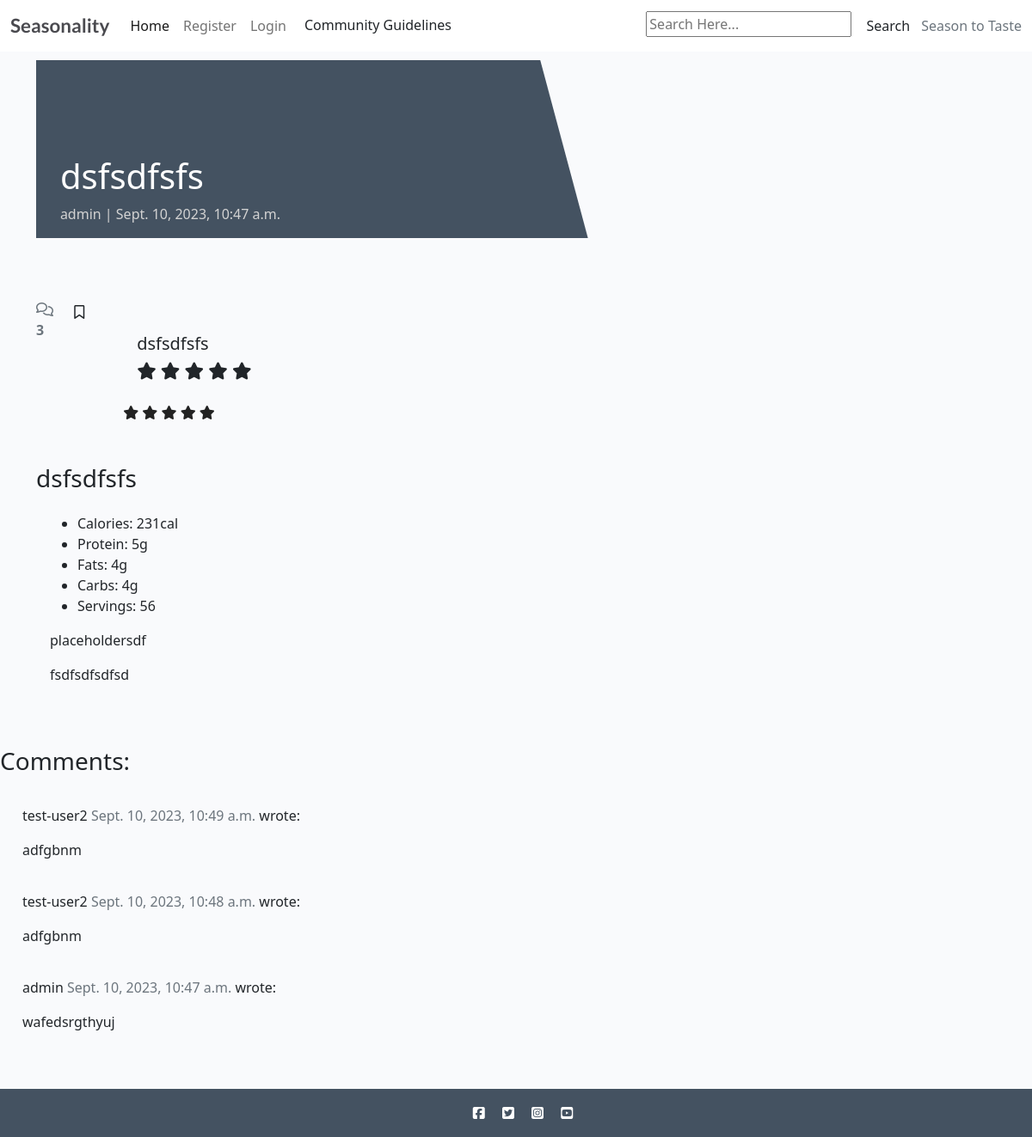
Screenshot of /dsfsdfsfs/ with the database file from the repository.
### recipebook/models.py (models this page shows, shortened)
class Recipe(models.Model):
    class NewManager(models.Manager):
        def get_queryset(self):
            return super().get_queryset() .filter()
    title = models.CharField(max_length=200, unique=True)
    slug = models.SlugField(max_length=200, unique=True)
    author = models.ForeignKey(
        User, on_delete=models.CASCADE, related_name="recipes"
    )
    diet = models.ForeignKey(
        Diet, on_delete=models.CASCADE, default=True, null=False)
    season = models.ForeignKey(
        Season, on_delete=models.CASCADE, default=True, null=False)
    featured_image = CloudinaryField('image', default='placeholder')
    updated_on = models.DateTimeField(auto_now=True)
    content = models.TextField()
    created_on = models.DateTimeField(auto_now_add=True)
    status = models.IntegerField(choices=STATUS, default=0)
    ingredients = models.TextField(default='placeholder')
    calories = models.IntegerField(default=0)
    fat = models.IntegerField(default=0)
    protein = models.IntegerField(default=0)
    carbs = models.IntegerField(default=0)
    servs = models.IntegerField(default=0)
    favourites = models.ManyToManyField(
        User, related_name='favourite', default=None, blank=True)
    objects = models.Manager()
    newmanager = NewManager()
    class Meta:
        ordering = ["-created_on"]
    def average_rating(self) -> float:
        return Rating.objects.filter(
            recipe=self).aggregate(Avg("rating"))["rating__avg"] or 0

class Comment(models.Model):
    recipe = models.ForeignKey(
        Recipe, on_delete=models.CASCADE, related_name="comments"
    )
    name = models.ForeignKey(
        User, on_delete=models.CASCADE, related_name="comments"
    )
    body = models.TextField()
    created_on = models.DateTimeField(auto_now_add=True)
    approved = models.BooleanField(default=True)
    class Meta:
        ordering = ["created_on"]

### recipebook/views.py (the view, shortened to what this page needs)
# urls.py: path('<slug:slug>/', views.RecipeDetail.as_view(), name='recipe_detail'),
class RecipeDetail(View):
    def get(self, request, slug, *args, **kwargs):
        queryset = Recipe.objects.filter(status=1)
        recipe = get_object_or_404(queryset, slug=slug)
        comments = recipe.comments.filter(
            approved=True).order_by("-created_on")
        fav = bool
        if recipe.favourites.filter(id=request.user.id).exists():
            fav = True
        return render(
            request,
            "recipe_detail.html",
            {
                "recipe": recipe,
                "comments": comments,
                "commented": False,
                "comment_form": CommentForm(),
                'fav': fav
            },
        )

### recipebook/forms.py
class CommentForm(forms.ModelForm):
    class Meta:
        model = Comment
        fields = ('body',)

### templates/recipe_detail.html (shortened to what this page needs)
{% extends "base/base.html" %}
{% block content %}
{% load crispy_forms_tags %}
<div class="masthead">
    <div class="container">
        <div class="row g-0">
            <div class="col-md-6 masthead-text">
                <h1 class="recipe-title">{{ recipe.title }}</h1>
                <p class="recipe-subtitle">{{ recipe.author }} | {{ recipe.created_on }}</p>
            </div>
            <div class="d-none d-md-block col-md-6 masthead-image">
            </div>
        </div>
    </div>
</div>
<div class="container">
    <div class="row">
        <div class="d-flex">
            <div class="pt-2">
                {% with comments.count as total_comments %}
                <strong class="text-secondary"><i class="far fa-comments"></i>
                    {{ total_comments }}
                </strong>
                {% endwith %}
            </div>
            <div class="ml-auto pt-1">
                {% if user.is_authenticated %}
                {% if fav %}
                <a href="{% url 'favourite_add' recipe.id %}" class="btn"><i class="fa-solid fa-bookmark"></i></a>
                <strong class="text-secondary">
                </strong>
                {% else %}
                <a href="{% url 'favourite_add' recipe.id %}" class="btn"><i class="far fa-bookmark"></i></a>
                <strong class="text-secondary">
                </strong>
                {% endif %}
                {% else %}
                <a href="{% url 'account_signup' %}" class="btn"><i class="far fa-bookmark"></i></a>
                {% endif %}
            </div>
            <div class="container" style="padding: 2em">
                <div class="card" style="width: 30rem;">
                    <div class="card-body">
                        <h5 class="card-title">{{ recipe.title }}</h5>
                        <h5 class="card-title">
                            <span class="fa fa-star {% if recipe.average_rating > 0 %} checked {% endif %}"></span>
                            <span class="fa fa-star {% if recipe.average_rating > 1 %} checked {% endif %}"></span>
                            <span class="fa fa-star {% if recipe.average_rating > 2 %} checked {% endif %}"></span>
                            <span class="fa fa-star {% if recipe.average_rating > 3 %} checked {% endif %}"></span>
                            <span class="fa fa-star {% if recipe.average_rating > 4 %} checked {% endif %}"></span>
                        </h5>
                    </div>
                    <span class="rating-list">
                        <i onclick="rate(1, {{ recipe.id }})"
                            class="fa fa-star {% if userRating >= 1 %}checked{% endif %}"></i>
                        <i onclick="rate(2, {{ recipe.id }})"
                            class="fa fa-star {% if userRating >= 2 %}checked{% endif %}"></i>
                        <i onclick="rate(3, {{ recipe.id }})"
                            class="fa fa-star {% if userRating >= 3 %}checked{% endif %}"></i>
                        <i onclick="rate(4, {{ recipe.id }})"
                            class="fa fa-star {% if userRating >= 4 %}checked{% endif %}"></i>
                        <i onclick="rate(5, {{ recipe.id }})"
                            class="fa fa-star {% if userRating >= 5 %}checked{% endif %}"></i>
                    </span>
                </div>
            </div>
        </div>
    </div>
</div>
<div class="container">
    <div class="row">
        <div class="col card mb-4  mt-3 left top">
            <h3>{{ recipe.title }}</h3>
            <div class="card-body">
                <ul>
                    <li>Calories: {{ recipe.calories }}cal</li>
                    <li>Protein: {{ recipe.protein }}g</li>
                    <li>Fats: {{ recipe.fat }}g</li>
                    <li>Carbs: {{ recipe.carbs }}g</li>
                    <li>Servings: {{ recipe.servs }}</li>
                </ul>
                <p class="card-text ">
                    {{ recipe.ingredients | safe }}
                </p>
                <p class="card-text ">
                    {{ recipe.content | safe }}
                </p>
            </div>
        </div>
    </div>
</div>
<div class="row">
    <div class="col-md-8 card mb-4 mt-3">
        <h3>Comments:</h3>
        <div class="card-body">
            {% for comment in comments %}
            <div class="comments" style="padding: 10px;">
                <p class="font-weight-bold">
                    {{ comment.name }}
                    <span class=" text-muted font-weight-normal">
                        {{ comment.created_on }}
                    </span> wrote:
                </p>
                {{ comment.body | linebreaks }}
            </div>
            {% endfor %}
        </div>
    </div>
    <div class="col-md-4 card mb-4  mt-3 ">
        <div class="card-body">
        </div>
    </div>
</div>
{% endblock content %}

### static/css/style.css (style rules this page uses)
body { background-color: #F9FAFC; overflow-x: hidden; }
.main-bg { background-color: #F9FAFC; }
.card { border: none; background-color: transparent; }
.masthead { margin-top: 10px; overflow: hidden; position: relative; display: inline-block; height: 33vh; width: 100%; }
.masthead-text { background-color: #445261; color: white; position: relative; }
.masthead-image { position: relative; overflow: hidden; }
.masthead-image:after { content: ""; position: absolute; top: 0; right: 90%; height: 100%; width: 150%; background: #445261; -webkit-transform: skew(15deg); -moz-transform: skew(15deg); transform: skew(15deg); z-index: 100; }
.recipe-title { margin-top: 20%; margin-left: 5%; }
.recipe-subtitle { margin-left: 5%; color: lightgray; }

### templates/recipe_detail.html (style rules this page uses)
.rating-list i, .rating-list i:hover~i { color: #222; text-shadow: none; transition: color 200ms, text-shadow 200ms; transition-delay: 0; }

### rows the page displays
Recipe: title "dsfsdfsfs", author "admin", created_on "Sept. 10, 2023, 10:47 a.m.", calories "231", protein "5", fat "4", carbs "4", servs "56", ingredients "placeholdersdf", content "fsdfsdfsdfsd"
Comment: name "test-user2", created_on "Sept. 10, 2023, 10:49 a.m.", body "adfgbnm"
Comment: name "test-user2", created_on "Sept. 10, 2023, 10:48 a.m.", body "adfgbnm"
Comment: name "admin", created_on "Sept. 10, 2023, 10:47 a.m.", body "wafedsrgthyuj"

### other values shown
{{ total_comments }} "3"
